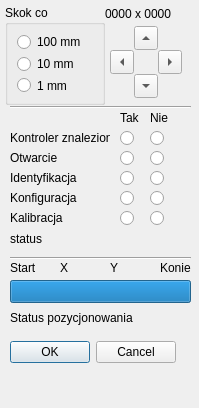
<?xml version="1.0" encoding="UTF-8"?>
<ui version="4.0">
 <class>PozycjonowanieOffsetuNormy</class>
 <widget class="QDialog" name="PozycjonowanieOffsetuNormy">
  <property name="geometry">
   <rect>
    <x>0</x>
    <y>0</y>
    <width>199</width>
    <height>408</height>
   </rect>
  </property>
  <property name="sizePolicy">
   <sizepolicy hsizetype="Fixed" vsizetype="Fixed">
    <horstretch>0</horstretch>
    <verstretch>0</verstretch>
   </sizepolicy>
  </property>
  <property name="windowTitle">
   <string>Pozycjonowanie</string>
  </property>
  <widget class="QDialogButtonBox" name="buttonBox">
   <property name="geometry">
    <rect>
     <x>10</x>
     <y>340</y>
     <width>166</width>
     <height>25</height>
    </rect>
   </property>
   <property name="orientation">
    <enum>Qt::Horizontal</enum>
   </property>
   <property name="standardButtons">
    <set>QDialogButtonBox::Cancel|QDialogButtonBox::Ok</set>
   </property>
  </widget>
  <widget class="QToolButton" name="up">
   <property name="geometry">
    <rect>
     <x>134</x>
     <y>26</y>
     <width>24</width>
     <height>24</height>
    </rect>
   </property>
   <property name="text">
    <string>...</string>
   </property>
   <property name="arrowType">
    <enum>Qt::UpArrow</enum>
   </property>
  </widget>
  <widget class="QToolButton" name="left">
   <property name="geometry">
    <rect>
     <x>110</x>
     <y>50</y>
     <width>24</width>
     <height>24</height>
    </rect>
   </property>
   <property name="text">
    <string>...</string>
   </property>
   <property name="arrowType">
    <enum>Qt::LeftArrow</enum>
   </property>
  </widget>
  <widget class="QToolButton" name="down">
   <property name="geometry">
    <rect>
     <x>134</x>
     <y>74</y>
     <width>24</width>
     <height>24</height>
    </rect>
   </property>
   <property name="text">
    <string>...</string>
   </property>
   <property name="arrowType">
    <enum>Qt::DownArrow</enum>
   </property>
  </widget>
  <widget class="QToolButton" name="right">
   <property name="geometry">
    <rect>
     <x>158</x>
     <y>50</y>
     <width>24</width>
     <height>24</height>
    </rect>
   </property>
   <property name="text">
    <string/>
   </property>
   <property name="icon">
    <iconset theme="arrow">
     <normaloff>.</normaloff>.</iconset>
   </property>
   <property name="arrowType">
    <enum>Qt::RightArrow</enum>
   </property>
  </widget>
  <widget class="QGroupBox" name="groupBox">
   <property name="geometry">
    <rect>
     <x>5</x>
     <y>5</y>
     <width>100</width>
     <height>100</height>
    </rect>
   </property>
   <property name="title">
    <string>Skok co </string>
   </property>
   <layout class="QVBoxLayout" name="verticalLayout">
    <item>
     <widget class="QRadioButton" name="rb100">
      <property name="text">
       <string>100 mm</string>
      </property>
     </widget>
    </item>
    <item>
     <widget class="QRadioButton" name="rb10">
      <property name="text">
       <string>10 mm</string>
      </property>
     </widget>
    </item>
    <item>
     <widget class="QRadioButton" name="rb1">
      <property name="text">
       <string>1 mm</string>
      </property>
     </widget>
    </item>
   </layout>
  </widget>
  <widget class="QLabel" name="statusK">
   <property name="geometry">
    <rect>
     <x>10</x>
     <y>230</y>
     <width>166</width>
     <height>17</height>
    </rect>
   </property>
   <property name="text">
    <string>status</string>
   </property>
  </widget>
  <widget class="QLabel" name="pos">
   <property name="geometry">
    <rect>
     <x>105</x>
     <y>5</y>
     <width>75</width>
     <height>17</height>
    </rect>
   </property>
   <property name="text">
    <string>0000 x 0000</string>
   </property>
  </widget>
  <widget class="QLabel" name="lFound">
   <property name="geometry">
    <rect>
     <x>10</x>
     <y>130</y>
     <width>100</width>
     <height>16</height>
    </rect>
   </property>
   <property name="text">
    <string>Kontroler znaleziony</string>
   </property>
  </widget>
  <widget class="QLabel" name="label_2">
   <property name="geometry">
    <rect>
     <x>120</x>
     <y>110</y>
     <width>20</width>
     <height>16</height>
    </rect>
   </property>
   <property name="text">
    <string>Tak</string>
   </property>
  </widget>
  <widget class="QLabel" name="label_3">
   <property name="geometry">
    <rect>
     <x>150</x>
     <y>110</y>
     <width>20</width>
     <height>16</height>
    </rect>
   </property>
   <property name="text">
    <string>Nie</string>
   </property>
  </widget>
  <widget class="QRadioButton" name="rbKontrolerFoundYes">
   <property name="geometry">
    <rect>
     <x>120</x>
     <y>130</y>
     <width>20</width>
     <height>16</height>
    </rect>
   </property>
   <property name="text">
    <string/>
   </property>
  </widget>
  <widget class="QRadioButton" name="rbKontrolerFoundNo">
   <property name="geometry">
    <rect>
     <x>150</x>
     <y>130</y>
     <width>20</width>
     <height>16</height>
    </rect>
   </property>
   <property name="text">
    <string/>
   </property>
  </widget>
  <widget class="QRadioButton" name="rbKontrolerIdentYes">
   <property name="geometry">
    <rect>
     <x>120</x>
     <y>170</y>
     <width>20</width>
     <height>16</height>
    </rect>
   </property>
   <property name="text">
    <string/>
   </property>
  </widget>
  <widget class="QRadioButton" name="rbKontrolerIdentNo">
   <property name="geometry">
    <rect>
     <x>150</x>
     <y>170</y>
     <width>20</width>
     <height>16</height>
    </rect>
   </property>
   <property name="text">
    <string/>
   </property>
  </widget>
  <widget class="QLabel" name="lIdent">
   <property name="geometry">
    <rect>
     <x>10</x>
     <y>170</y>
     <width>100</width>
     <height>16</height>
    </rect>
   </property>
   <property name="text">
    <string>Identyfikacja</string>
   </property>
  </widget>
  <widget class="QRadioButton" name="rbKontrolerKonfYes">
   <property name="geometry">
    <rect>
     <x>120</x>
     <y>190</y>
     <width>20</width>
     <height>16</height>
    </rect>
   </property>
   <property name="text">
    <string/>
   </property>
  </widget>
  <widget class="QRadioButton" name="rbKontrolerKonfNo">
   <property name="geometry">
    <rect>
     <x>150</x>
     <y>190</y>
     <width>20</width>
     <height>16</height>
    </rect>
   </property>
   <property name="text">
    <string/>
   </property>
  </widget>
  <widget class="QLabel" name="lKonfiguracja">
   <property name="geometry">
    <rect>
     <x>10</x>
     <y>190</y>
     <width>100</width>
     <height>16</height>
    </rect>
   </property>
   <property name="text">
    <string>Konfiguracja</string>
   </property>
  </widget>
  <widget class="QRadioButton" name="rbKontrolerPosHomeYes">
   <property name="geometry">
    <rect>
     <x>120</x>
     <y>210</y>
     <width>20</width>
     <height>16</height>
    </rect>
   </property>
   <property name="text">
    <string/>
   </property>
  </widget>
  <widget class="QRadioButton" name="rbKontrolerPosHomeNo">
   <property name="geometry">
    <rect>
     <x>150</x>
     <y>210</y>
     <width>20</width>
     <height>16</height>
    </rect>
   </property>
   <property name="text">
    <string/>
   </property>
  </widget>
  <widget class="QLabel" name="lPosHome">
   <property name="geometry">
    <rect>
     <x>10</x>
     <y>210</y>
     <width>100</width>
     <height>16</height>
    </rect>
   </property>
   <property name="text">
    <string>Kalibracja</string>
   </property>
  </widget>
  <widget class="Line" name="line">
   <property name="geometry">
    <rect>
     <x>10</x>
     <y>250</y>
     <width>181</width>
     <height>16</height>
    </rect>
   </property>
   <property name="orientation">
    <enum>Qt::Horizontal</enum>
   </property>
  </widget>
  <widget class="Line" name="line_2">
   <property name="geometry">
    <rect>
     <x>10</x>
     <y>99</y>
     <width>181</width>
     <height>16</height>
    </rect>
   </property>
   <property name="orientation">
    <enum>Qt::Horizontal</enum>
   </property>
  </widget>
  <widget class="QLabel" name="Lstart">
   <property name="geometry">
    <rect>
     <x>10</x>
     <y>260</y>
     <width>31</width>
     <height>16</height>
    </rect>
   </property>
   <property name="text">
    <string>Start</string>
   </property>
  </widget>
  <widget class="QLabel" name="lX">
   <property name="geometry">
    <rect>
     <x>60</x>
     <y>260</y>
     <width>16</width>
     <height>16</height>
    </rect>
   </property>
   <property name="text">
    <string>X</string>
   </property>
  </widget>
  <widget class="QLabel" name="lY">
   <property name="geometry">
    <rect>
     <x>110</x>
     <y>260</y>
     <width>21</width>
     <height>16</height>
    </rect>
   </property>
   <property name="text">
    <string>Y</string>
   </property>
  </widget>
  <widget class="QLabel" name="lKoniec">
   <property name="geometry">
    <rect>
     <x>160</x>
     <y>260</y>
     <width>31</width>
     <height>16</height>
    </rect>
   </property>
   <property name="text">
    <string>Koniec</string>
   </property>
  </widget>
  <widget class="QProgressBar" name="progressBar">
   <property name="geometry">
    <rect>
     <x>10</x>
     <y>280</y>
     <width>181</width>
     <height>23</height>
    </rect>
   </property>
   <property name="maximum">
    <number>6</number>
   </property>
   <property name="value">
    <number>6</number>
   </property>
   <property name="textVisible">
    <bool>false</bool>
   </property>
  </widget>
  <widget class="QLabel" name="lOpen">
   <property name="geometry">
    <rect>
     <x>10</x>
     <y>150</y>
     <width>71</width>
     <height>16</height>
    </rect>
   </property>
   <property name="text">
    <string>Otwarcie</string>
   </property>
  </widget>
  <widget class="QRadioButton" name="rbKontrolerOpenYes">
   <property name="geometry">
    <rect>
     <x>120</x>
     <y>150</y>
     <width>20</width>
     <height>16</height>
    </rect>
   </property>
   <property name="text">
    <string/>
   </property>
  </widget>
  <widget class="QRadioButton" name="rbKontrolerOpenNo">
   <property name="geometry">
    <rect>
     <x>150</x>
     <y>150</y>
     <width>20</width>
     <height>16</height>
    </rect>
   </property>
   <property name="text">
    <string/>
   </property>
  </widget>
  <widget class="QLabel" name="status">
   <property name="geometry">
    <rect>
     <x>10</x>
     <y>310</y>
     <width>181</width>
     <height>16</height>
    </rect>
   </property>
   <property name="text">
    <string>Status pozycjonowania</string>
   </property>
  </widget>
 </widget>
 <resources/>
 <connections>
  <connection>
   <sender>buttonBox</sender>
   <signal>accepted()</signal>
   <receiver>PozycjonowanieOffsetuNormy</receiver>
   <slot>accept()</slot>
   <hints>
    <hint type="sourcelabel">
     <x>248</x>
     <y>254</y>
    </hint>
    <hint type="destinationlabel">
     <x>157</x>
     <y>274</y>
    </hint>
   </hints>
  </connection>
  <connection>
   <sender>buttonBox</sender>
   <signal>rejected()</signal>
   <receiver>PozycjonowanieOffsetuNormy</receiver>
   <slot>reject()</slot>
   <hints>
    <hint type="sourcelabel">
     <x>316</x>
     <y>260</y>
    </hint>
    <hint type="destinationlabel">
     <x>286</x>
     <y>274</y>
    </hint>
   </hints>
  </connection>
 </connections>
</ui>
